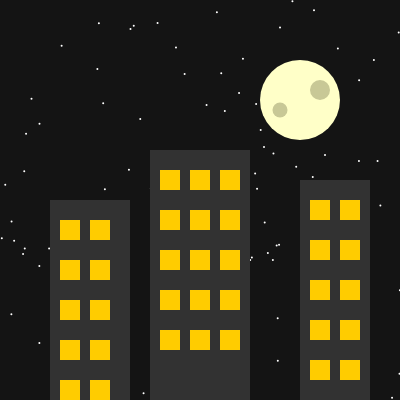
Frame 1 (no input)
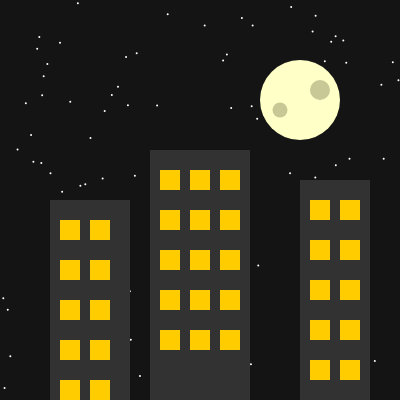
Frame 60 (no input)
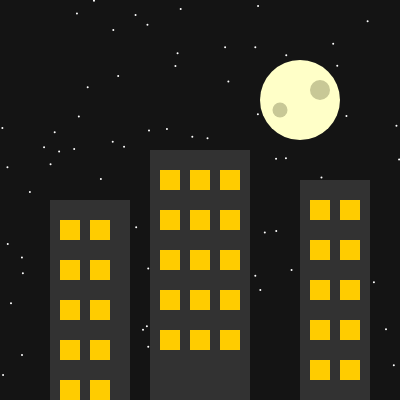
Frame 120 (the mouse pressed at the canvas centre since frame 60)

The p5.js sketch that drew these frames (run headless with seeded random() and noise() and a simulated clock; from frame 60 on, the mouse is pressed at the canvas centre):

// p5.js sketch
// ── sketch.js

function setup() {
  createCanvas(400, 400);
}

function draw() {
  background(20);
  noStroke(); // Sin borde para las estrellas

  // Dibuja estrellas
  fill(255); // Color blanco para las estrellas
  for (let i = 0; i < 100; i++) {
    let x = random(width);
    let y = random(height);
    ellipse(x, y, 2, 2);
  }

  // Luna
  fill(255, 255, 200);
  ellipse(300, 100, 80, 80);

  // Cráteres en la luna
  fill(200, 200, 150);
  ellipse(320, 90, 20, 20);
  ellipse(280, 110, 15, 15);


  // Edificios
  fill(50);
  rect(50, 200, 80, 200); 
  rect(150, 150, 100, 250);
  rect(300, 180, 70, 220);

  // Ventanas
  fill(255, 204, 0); 
  for (let y = 220; y < height; y += 40) {
    for (let x = 60; x < 120; x += 30) {
      rect(x, y, 20, 20);
    }
    for (let x = 160; x < 240; x += 30) {
      rect(x, y - 50, 20, 20);
    }
    for (let x = 310; x < 360; x += 30) {
      rect(x, y - 20, 20, 20);
    }
  }
}

// ── style.css
*{
			padding: 0;
			margin: 0;
		}
		body{
			display: grid;
			background-color: black;
			color: white;
			justify-content: center;
			justify-items: center;
			align-items: center;
		}
		h1{
			margin-top: 10%;
			margin-bottom: 10%;
		}

		canvas{
			border: solid 3px white;
			border-radius: 5%;
		}
		.montserrat {
  		font-family: "Montserrat", sans-serif;
  		font-optical-sizing: auto;
  		font-style: normal;
		}

		.space{
  		font-family: "Space Grotesk", sans-serif;
  		font-optical-sizing: auto;
 		 font-style: normal;
	}
